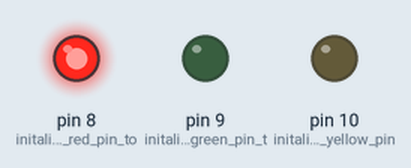
This sketch was run on a simulated Arduino Uno, built with avr-gcc and run on an emulated ATmega328P. Shown: output pins drawn as LEDs (lit = HIGH).

Above: at 0.05 s.
At 0.75 s:
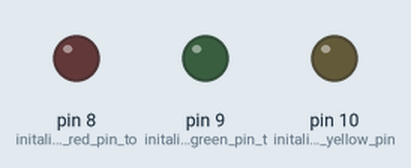
At 1.45 s:
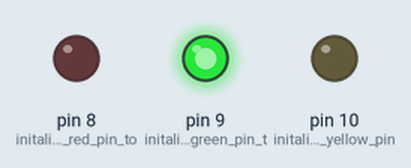
At 2.85 s:
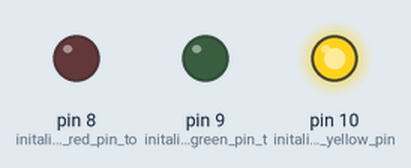
Timing chart, 0 to 3.1 s (numbered marks = the images above):
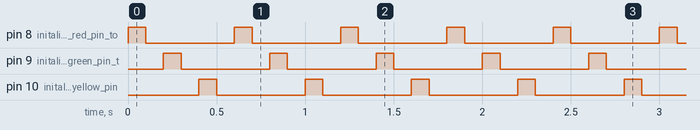

The sketch:

hcde438a1.ino
```cpp
void setup() {
  // initialize digital pin LED_BUILTIN as an output.
  pinMode(8, OUTPUT); // initalize the red pin to 8
  pinMode(9, OUTPUT); // initalize the green pin to 9
  pinMode(10, OUTPUT);  // initalize the yellow pin to 10
}

void loop() {
  digitalWrite(8, HIGH);   // turn the red LED on (HIGH is the voltage level)
  delay(100);                       // wait for a millisecond
  digitalWrite(8, LOW);    // turn the red LED off by making the voltage LOW
  delay(100);             // wait for a second
  digitalWrite(9, HIGH);  // turn the green LED on
  delay(100);              // wait for a millisecond
  digitalWrite(9, LOW);    // turn the green LED off
  delay(100);               // wait for a millisecond
  digitalWrite(10, HIGH);  // turn the yellow LED on
  delay(100);               // wait for a millisecond
  digitalWrite(10, LOW);  // turn the yellow LED off
  delay(100);               // wait for a millisecond
}
```

Measured:
- by itself, pin 8 (initalize_the_red_pin_to), pin 9 (initalize_the_green_pin_t), pin 10 (initalize_the_yellow_pin): alternates HIGH for 0.10 s and LOW for 0.50 s
